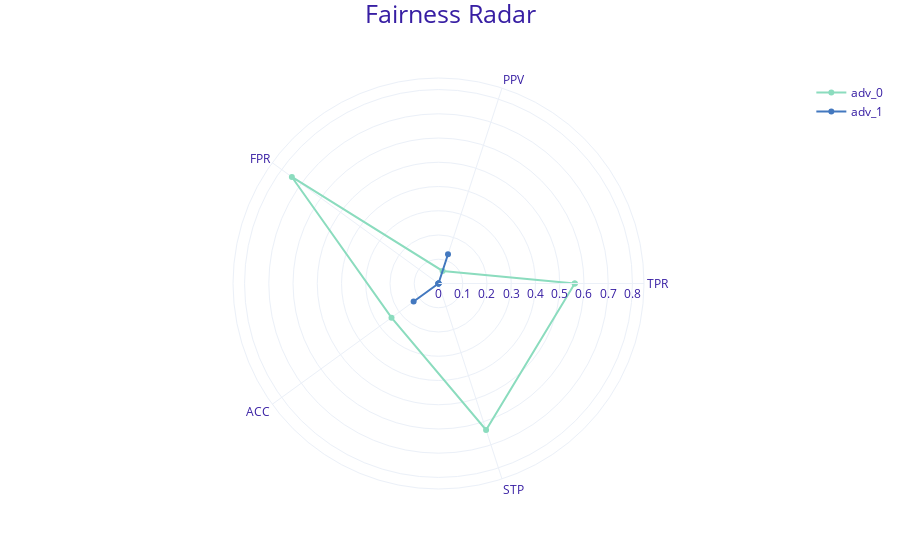

The notebook cell this image was saved under:
### Code cell
fobj[0].plot(objects=[fobj[1]], type = "radar")

### Figure 1 — Plotly figure (JSON) as saved in the notebook; plotly's stock layout.template omitted (floating-point values rounded to 4 significant figures)
{"data": [{"hovertemplate": "<b>%{text}</b><br>Metric: %{theta}<br>Parity loss: %{r:.3f}<extra></extra>", "line": {"color": "#8bdcbe"}, "marker": {"color": ["#8bdcbe", "#8bdcbe", "#8bdcbe", "#8bdcbe", "#8bdcbe", "#8bdcbe"]}, "name": "adv_0", "r": [0.5621, 0.05451, 0.7477, 0.2396, 0.6351, 0.5621], "text": ["adv_0", "adv_0", "adv_0", "adv_0", "adv_0", "adv_0"], "theta": ["TPR", "PPV", "FPR", "ACC", "STP", "TPR"], "type": "scatterpolar"}, {"hovertemplate": "<b>%{text}</b><br>Metric: %{theta}<br>Parity loss: %{r:.3f}<extra></extra>", "line": {"color": "#4378bf"}, "marker": {"color": ["#4378bf", "#4378bf", "#4378bf", "#4378bf", "#4378bf", "#4378bf"]}, "name": "adv_1", "r": [0, 0.1268, 0, 0.1268, 0, 0], "text": ["adv_1", "adv_1", "adv_1", "adv_1", "adv_1", "adv_1"], "theta": ["TPR", "PPV", "FPR", "ACC", "STP", "TPR"], "type": "scatterpolar"}], "layout": {"autosize": true, "font": {"color": "#371ea3"}, "margin": {"b": 71, "r": 30, "t": 78}, "polar": {"angularaxis": {"type": "category"}, "radialaxis": {"autorange": false, "range": [0, 0.8477], "type": "linear"}}, "title": {"font": {"size": 25}, "text": "Fairness Radar", "x": 0.5, "y": 0.99}}}
